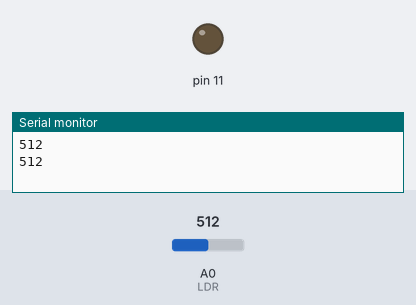
Simulated run of this sketch. Board: Arduino Uno, built with avr-gcc and run on an emulated ATmega328P. On the bench: output pins drawn as LEDs (lit = HIGH), the last lines printed to the serial monitor. The inputs (shaded band) are chosen by the test bench; at power-on: A0 (LDR) = 512.

Above: at 1.8 s.
1.9 s: A0 (LDR) set to 483
At 3.0 s:
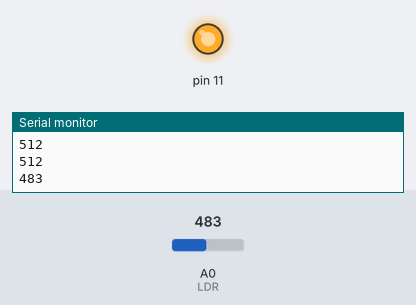
3.6 s: A0 (LDR) set to 511
At 4.6 s:
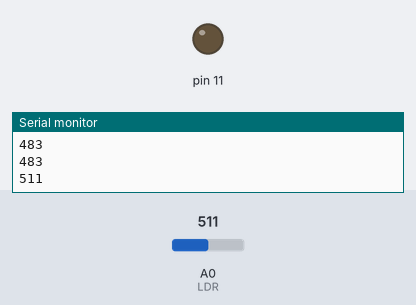
5.7 s: A0 (LDR) set to 306
At 7.5 s:
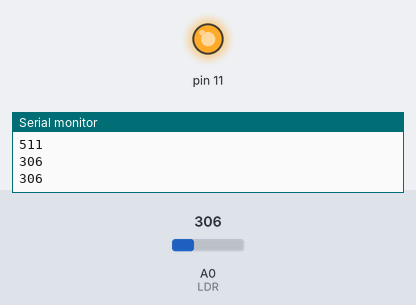
Timing chart, 0 to 9.0 s (numbered marks = the images above; inputs shaded):
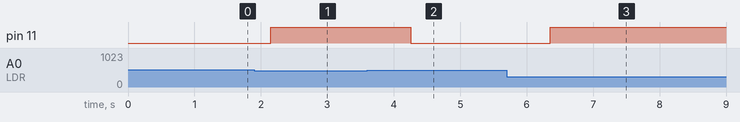

The sketch:

night_senor.ino
```cpp
int LDR =A0;
int LDRValue = 0;
int light_sensitivity = 500;

void setup()
{
  Serial.begin(9600);
  pinMode(11, OUTPUT);
}

void loop()
{
  LDRValue = analogRead(LDR);
  Serial.println(LDRValue);
  delay(50);
  if(LDRValue < light_sensitivity)
  {
    digitalWrite(11,HIGH);
  }
  else
  {
    digitalWrite(11, LOW);
  }

  delay(1000);
}
```

Measured:
- the behaviour switches between 500 and 499 on A0 (LDR) (found by bisection; images 0 and 1)
- after the input at 1.9 s, pin 11: LOW → HIGH after 0.25 s
- after the input at 3.6 s, pin 11: HIGH → LOW after 0.65 s
- after the input at 5.7 s, pin 11: LOW → HIGH after 0.65 s
